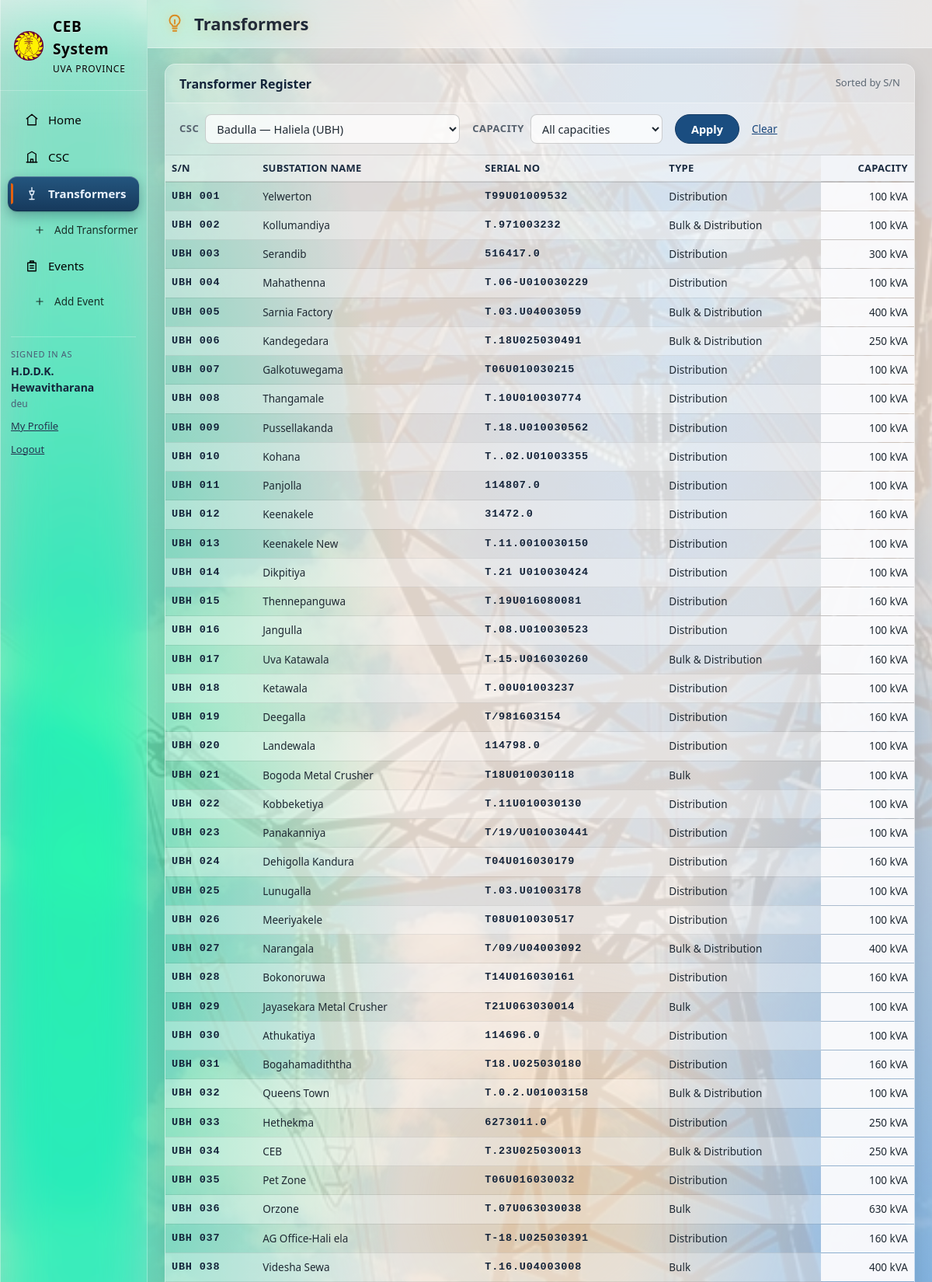
The page /transformers.php?csc=3 (signed in, upper part) on the database its author committed.
### tables this page shows
CREATE TABLE `transformers` (
  `transformer_id` int(11) NOT NULL,
  `transformer_code` varchar(20) NOT NULL,
  `substation_name` varchar(120) DEFAULT NULL,
  `csc_id` int(11) NOT NULL,
  `capacity_kva` int(11) NOT NULL,
  `transformer_type` varchar(30) DEFAULT NULL,
  `lt_feeders` int(11) DEFAULT NULL,
  `serial_no` varchar(50) DEFAULT NULL,
  `proposal_no` varchar(50) DEFAULT NULL,
  `details` varchar(255) DEFAULT NULL
);

### functions.php (called while the page is built, shortened)
<?php
function txActiveSql($alias = 't') {
    return "NOT EXISTS (SELECT 1 FROM removed_transformers rtx
                        WHERE rtx.transformer_id = $alias.transformer_id)";
}
        ?>

### transformers.php (the view, shortened to what this page needs)
<?php
include 'header.php';
$filterCsc = isset($_GET['csc']) ? (int)$_GET['csc'] : 0;
$filterKva = isset($_GET['kva']) ? (int)$_GET['kva'] : 0;
?>
<div class="panel">
    <div class="panel-head">
        <h2>Transformer Register</h2>
        <span class="panel-note">Sorted by S/N</span>
    </div>
    <div class="toolbar">
        <form method="get" class="search-box">
            <div class="filter-group">
                <label for="fcsc">CSC</label>
                <select id="fcsc" name="csc">
                    <?php
                    $cscs = $conn->query("SELECT csc.csc_id, csc.csc_name, csc.csc_code,
                                                 areas.area_name
                                          FROM csc
                                          LEFT JOIN areas ON csc.area_id = areas.area_id
                                          WHERE csc.is_deleted = 0
                                          ORDER BY areas.area_name, csc.csc_name");
                    while ($c = $cscs->fetch_assoc()) {
                        $sel = ($filterCsc == $c['csc_id']) ? " selected" : "";
                        echo "<option value='" . (int)$c['csc_id'] . "'" . $sel . ">"
                             . htmlspecialchars($c['area_name'] . " — " . $c['csc_name']
                                                . " (" . $c['csc_code'] . ")")
                             . "</option>";
                    }
                    ?>
                </select>
            </div>
            <div class="filter-group">
                <label for="fkva">Capacity</label>
                <select id="fkva" name="kva">
                    <option value="0">All capacities</option>
                </select>
            </div>
            <button type="submit" class="btn">Apply</button>
            <?php if ($filterCsc > 0 || $filterKva > 0) { ?>
                <a href="transformers.php" class="action-link">Clear</a>
            <?php } ?>
        </form>
    </div>
    <div class="table-wrap">
        <table class="data plain-table">
            <thead>
                <tr>
                    <th>S/N</th>
                    <th>Substation Name</th>
                    <th>Serial No</th>
                    <th>Type</th>
                    <th class="num">Capacity</th>
                </tr>
            </thead>
            <tbody>
            <?php
            $where  = "WHERE " . txActiveSql('t');
            $types  = "";
            $params = array();
            if ($filterCsc > 0) {
                $where   .= " AND t.csc_id = ?";
                $types   .= "i";
                $params[] = $filterCsc;
            }
            $sql = "SELECT t.transformer_id, t.transformer_code, t.substation_name,
                           t.serial_no, t.transformer_type, t.capacity_kva
                    FROM transformers t
                    $where
                    ORDER BY t.transformer_code";
            $stmt = $conn->prepare($sql);
            if ($types !== "") { $stmt->bind_param($types, ...$params); }
            $stmt->execute();
            $result = $stmt->get_result();
            while ($row = $result->fetch_assoc()) {
                $id   = $row['transformer_id'];
                $dash = "<span class='field-hint'>&mdash;</span>";
                echo "<tr data-href='transformer.php?id=$id'>";
                echo "<td data-label='S/N' class='code-cell'><a href='transformer.php?id=$id'>"
                   . htmlspecialchars($row['transformer_code']) . "</a></td>";
                echo "<td data-label='Substation Name'>"
                   . (trim((string)$row['substation_name']) !== ''
                      ? htmlspecialchars($row['substation_name']) : $dash) . "</td>";
                echo "<td data-label='Serial No' class='code-cell'>"
                   . (trim((string)$row['serial_no']) !== ''
                      ? htmlspecialchars($row['serial_no']) : $dash) . "</td>";
                echo "<td data-label='Type'>"
                   . (trim((string)$row['transformer_type']) !== ''
                      ? htmlspecialchars($row['transformer_type']) : $dash) . "</td>";
                echo "<td data-label='Capacity' class='num'>"
                   . ($row['capacity_kva'] ? $row['capacity_kva'] . " kVA" : $dash) . "</td>";
                echo "</tr>";
            }
            ?>
            </tbody>
        </table>
    </div>
</div>
<?php include 'footer.php'; ?>

### rows shown on the page
transformers: transformer_code "UBH 001", substation_name "Yelwerton", serial_no "T99U01009532", transformer_type "Distribution", capacity_kva "100"
transformers: transformer_code "UBH 002", substation_name "Kollumandiya", serial_no "T.971003232", transformer_type "Bulk & Distribution", capacity_kva "100"
transformers: transformer_code "UBH 003", substation_name "Serandib", serial_no "516417.0", transformer_type "Distribution", capacity_kva "300"
transformers: transformer_code "UBH 004", substation_name "Mahathenna", serial_no "T.06-U010030229", transformer_type "Distribution", capacity_kva "100"
transformers: transformer_code "UBH 005", substation_name "Sarnia Factory", serial_no "T.03.U04003059", transformer_type "Bulk & Distribution", capacity_kva "400"
transformers: transformer_code "UBH 006", substation_name "Kandegedara", serial_no "T.18U025030491", transformer_type "Bulk & Distribution", capacity_kva "250"
transformers: transformer_code "UBH 007", substation_name "Galkotuwegama", serial_no "T06U010030215", transformer_type "Distribution", capacity_kva "100"
transformers: transformer_code "UBH 008", substation_name "Thangamale", serial_no "T.10U010030774", transformer_type "Distribution", capacity_kva "100"
transformers: transformer_code "UBH 009", substation_name "Pussellakanda", serial_no "T.18.U010030562", transformer_type "Distribution", capacity_kva "100"
transformers: transformer_code "UBH 010", substation_name "Kohana", serial_no "T..02.U01003355", transformer_type "Distribution", capacity_kva "100"
transformers: transformer_code "UBH 011", substation_name "Panjolla", serial_no "114807.0", transformer_type "Distribution", capacity_kva "100"
transformers: transformer_code "UBH 012", substation_name "Keenakele", serial_no "31472.0", transformer_type "Distribution", capacity_kva "160"
transformers: transformer_code "UBH 013", substation_name "Keenakele New", serial_no "T.11.0010030150", transformer_type "Distribution", capacity_kva "100"
transformers: transformer_code "UBH 014", substation_name "Dikpitiya", serial_no "T.21 U010030424", transformer_type "Distribution", capacity_kva "100"
transformers: transformer_code "UBH 015", substation_name "Thennepanguwa", serial_no "T.19U016080081", transformer_type "Distribution", capacity_kva "160"
transformers: transformer_code "UBH 016", substation_name "Jangulla", serial_no "T.08.U010030523", transformer_type "Distribution", capacity_kva "100"
transformers: transformer_code "UBH 017", substation_name "Uva Katawala", serial_no "T.15.U016030260", transformer_type "Bulk & Distribution", capacity_kva "160"
transformers: transformer_code "UBH 018", substation_name "Ketawala", serial_no "T.00U01003237", transformer_type "Distribution", capacity_kva "100"
transformers: transformer_code "UBH 019", substation_name "Deegalla", serial_no "T/981603154", transformer_type "Distribution", capacity_kva "160"
transformers: transformer_code "UBH 020", substation_name "Landewala", serial_no "114798.0", transformer_type "Distribution", capacity_kva "100"
transformers: transformer_code "UBH 021", substation_name "Bogoda Metal Crusher", serial_no "T18U010030118", transformer_type "Bulk", capacity_kva "100"
transformers: transformer_code "UBH 022", substation_name "Kobbeketiya", serial_no "T.11U010030130", transformer_type "Distribution", capacity_kva "100"
transformers: transformer_code "UBH 023", substation_name "Panakanniya", serial_no "T/19/U010030441", transformer_type "Distribution", capacity_kva "100"
transformers: transformer_code "UBH 024", substation_name "Dehigolla Kandura", serial_no "T04U016030179", transformer_type "Distribution", capacity_kva "160"
transformers: transformer_code "UBH 025", substation_name "Lunugalla", serial_no "T.03.U01003178", transformer_type "Distribution", capacity_kva "100"
transformers: transformer_code "UBH 026", substation_name "Meeriyakele", serial_no "T08U010030517", transformer_type "Distribution", capacity_kva "100"
transformers: transformer_code "UBH 027", substation_name "Narangala", serial_no "T/09/U04003092", transformer_type "Bulk & Distribution", capacity_kva "400"
transformers: transformer_code "UBH 028", substation_name "Bokonoruwa", serial_no "T14U016030161", transformer_type "Distribution", capacity_kva "160"
transformers: transformer_code "UBH 029", substation_name "Jayasekara Metal Crusher", serial_no "T21U063030014", transformer_type "Bulk", capacity_kva "100"
transformers: transformer_code "UBH 030", substation_name "Athukatiya", serial_no "114696.0", transformer_type "Distribution", capacity_kva "100"
transformers: transformer_code "UBH 031", substation_name "Bogahamadiththa", serial_no "T18.U025030180", transformer_type "Distribution", capacity_kva "160"
transformers: transformer_code "UBH 032", substation_name "Queens Town", serial_no "T.0.2.U01003158", transformer_type "Bulk & Distribution", capacity_kva "100"
transformers: transformer_code "UBH 033", substation_name "Hethekma", serial_no "6273011.0", transformer_type "Distribution", capacity_kva "250"
transformers: transformer_code "UBH 034", substation_name "CEB", serial_no "T.23U025030013", transformer_type "Bulk & Distribution", capacity_kva "250"
transformers: transformer_code "UBH 035", substation_name "Pet Zone", serial_no "T06U016030032", transformer_type "Distribution", capacity_kva "100"
transformers: transformer_code "UBH 036", substation_name "Orzone", serial_no "T.07U063030038", transformer_type "Bulk", capacity_kva "630"
transformers: transformer_code "UBH 037", substation_name "AG Office-Hali ela", serial_no "T-18.U025030391", transformer_type "Distribution", capacity_kva "160"
transformers: transformer_code "UBH 038", substation_name "Videsha Sewa", serial_no "T.16.U04003008", transformer_type "Bulk", capacity_kva "400"

### other values the page prints
$item[0] "Home"
$item[0] "CSC"
$item[0] "Transformers"
$sub[0] "Add Transformer"
$item[0] "Events"
$sub[0] "Add Event"
$userName "H.D.D.K. Hewavitharana"
$userRole "deu"
$pageTitle "Transformers"
form field csc "Badulla — Haliela (UBH)"
